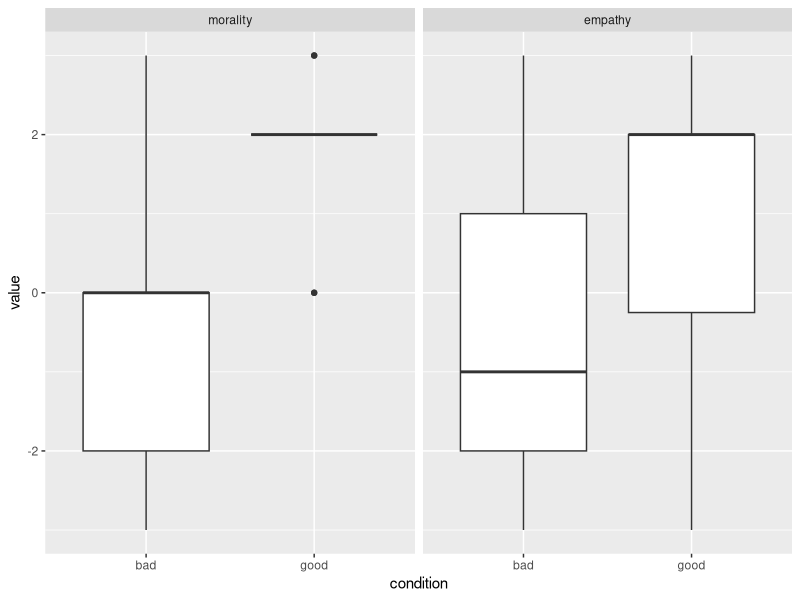
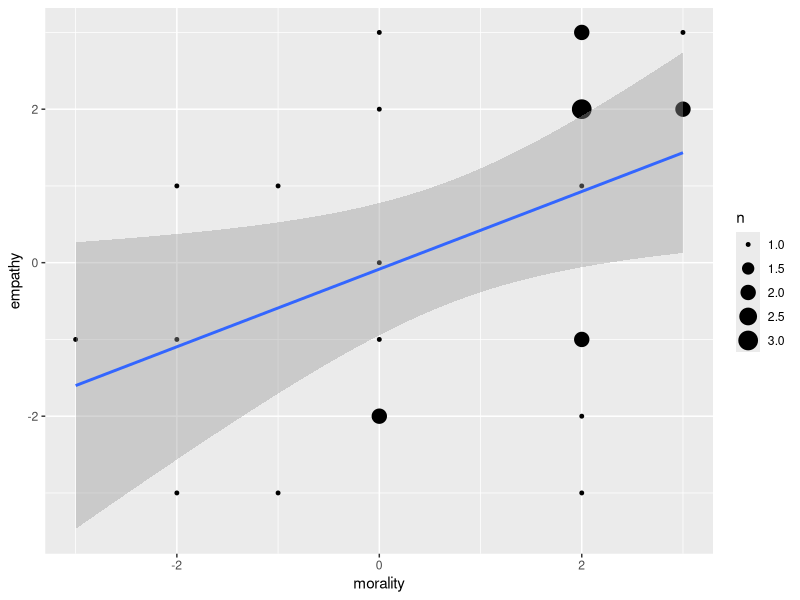

R code for these plots, in order:
# Empathy_and_Morality

library(tidyverse)
library(reshape2)

# 1. Read the data (into a dataframe)
good_bad <- read.csv("data/Empathy_and_Morality/Good_and_bad.csv")

# prepare for visualization
good_bad_melt <- melt(good_bad)

# create plot
my_plot <- ggplot(good_bad_melt, aes(x=condition, y=value)) +
  geom_boxplot() +
  facet_wrap(vars(variable))

# visualize it
my_plot

# 2. Verify the significance of the differences

# 2.1 Morality
# from the dataframe, extract morality for good and bad
morality_good <- good_bad %>% 
  filter(condition == "good") %>% 
  select(all_of("morality")) %>% 
  unlist()

morality_bad <- good_bad %>% 
  filter(condition == "bad") %>% 
  select(all_of("morality")) %>% 
  unlist()

# test normality
shapiro.test(c(morality_bad, morality_good))

# as data is not normally distributed, a comparison between the two series should be done using Wilcoxon test
wilcox.test(morality_bad, morality_good, paired = F, alternative = "less", exact = F)

# 2.2 Empathy
# from the dataframe, extract empathy for good and bad
empathy_good <- good_bad %>% 
  filter(condition == "good") %>% 
  select(all_of("empathy")) %>% 
  unlist()

empathy_bad <- good_bad %>% 
  filter(condition == "bad") %>% 
  select(all_of("empathy")) %>% 
  unlist()

shapiro.test(c(empathy_bad, empathy_good))

# as data is not normally distributed, a comparison between the two series should be done using Wilcoxon test
wilcox.test(empathy_bad, empathy_good, paired = F, alternative = "less", exact = F)

# 3. Alternative approach: correlation analysis

# instead of comparing two conditions as separated (students who read the "Good" or "Bad" version), try to see if there is any connection between their evaluation of morality and of empathy 
# first of all, explore this by visualizing the relationship between morality and empathy
my_plot <- ggplot(good_bad, aes(x = morality, y = empathy)) +
  geom_count() +
  geom_smooth(method = 'lm')
my_plot

# to test the significance of the relationship, we use a correlation test
cor.test(good_bad$morality, good_bad$empathy)
